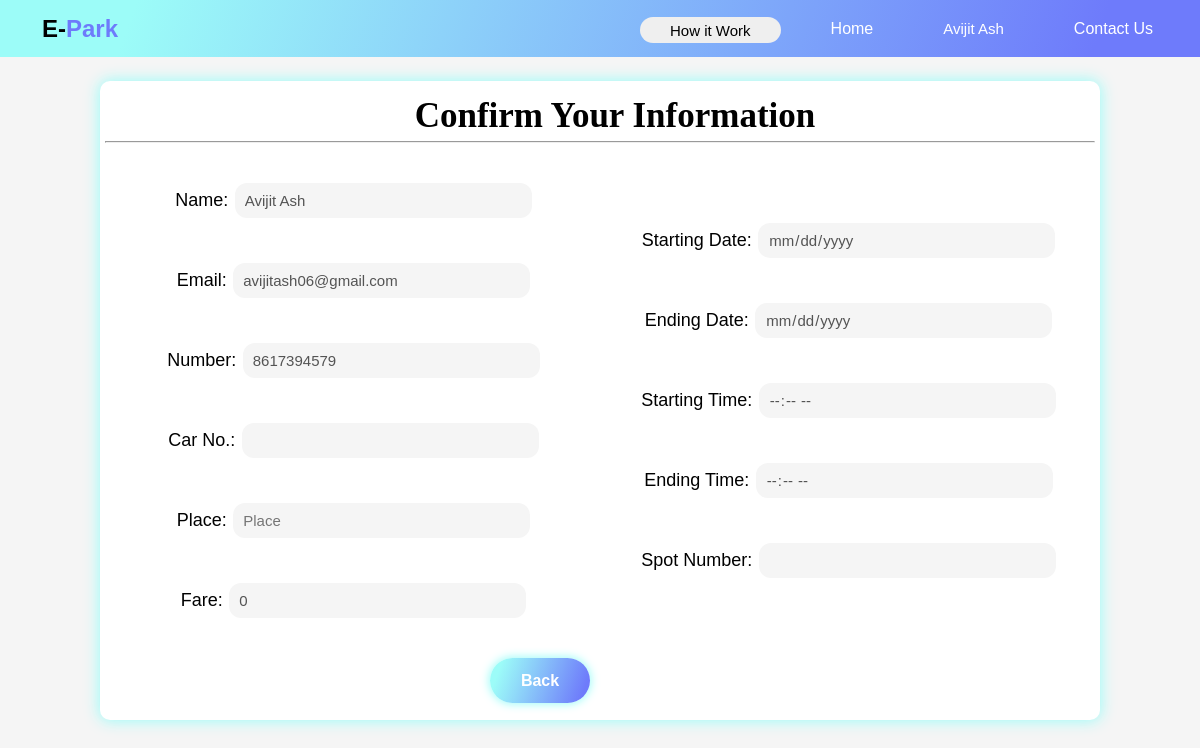
Page /paymentc.php (signed in) on the committed database.
### tables this page shows
CREATE TABLE `user` (
  `userid` int(11) NOT NULL,
  `user` varchar(20) NOT NULL,
  `email` varchar(50) NOT NULL,
  `pass` varchar(10) NOT NULL,
  `ph` varchar(13) NOT NULL,
  `gender` enum('Male','Female','Other') NOT NULL,
  `address` varchar(60) NOT NULL,
  `resettoken` varchar(50) DEFAULT NULL,
  `tokenexpire` date DEFAULT NULL
);

### paymentc.php (the view, shortened to what this page needs)
<?php
include "base.php";
$spotno = $_GET['spotno'];
$dstart = $_SESSION['dstart'];
$dend = $_SESSION['dend'];
$tstart = $_SESSION['tstart'];
$tend = $_SESSION['tend'];
$pid = $_SESSION['pid'];
$id = $_SESSION['id'];
$carid=$_SESSION['carid'];
$sql_car="select * from `car` where `carid`='$carid'";
$val_car=mysqli_fetch_assoc(mysqli_query($con, $sql_car));
$no=$val_car['no'];
$sql_parking = "select * from `parking` where `pid`='$pid'";
$val_parking = mysqli_fetch_assoc(mysqli_query($con, $sql_parking));
$place = $val_parking['pname'];
$fare = $val_parking['fare'];
$t1 = strtotime($dstart . " " . $tstart);
$t2 = strtotime($dend . " " . $tend);
$hour = ($t2 - $t1) / 3600;
$money = intval($hour * $fare);
$sql_user = "select * from `user` where `userid`='$id'";
$val_user = mysqli_fetch_assoc(mysqli_query($con, $sql_user));
$email = $val_user['email'];
$name = $val_user['user'];
$ph = $val_user['ph'];
?>
<!DOCTYPE html>
<html lang="en">
<head>
    <link rel="stylesheet" href="css/back.css?v=<?php echo time(); ?>">
    <link rel="stylesheet" href="CSS/paymentc.css?v=<?php echo time(); ?>">
</head>
<body>
    <?php
    include "navbar.php";
    ?>
    <div class="container">
        <div class="box">
            <h2 id="pch">Confirm Your Information</h2>
            <hr>
            <form class="pconf" method="post" action="#">
                <div class="left">
                    <label for="">Name:</label>
                    <input type="text" name="name" id="name" placeholder="Name" value="<?php echo $name; ?>" required
                        disabled>
                    <br>
                    <label for="">Email:</label>
                    <input type="email" name="email" id="email" placeholder="Email" value="<?php echo $email; ?>"
                        required disabled>
                    <br>
                    <label for="">Number:</label>
                    <input type="number" name="number" id="no" placeholder="Contact Number" value="<?php echo $ph; ?>"
                        required min="0" disabled>
                    <br>
                    <label for="car">Car No.:</label>
                    <input type="text" name="car" id="car" value="<?php echo $no; ?>" disabled >
                    <br>
                    <label for="">Place:</label>
                    <input type="text" name="place" id="place" placeholder="Place" value="<?php echo $place; ?>"
                        required disabled>
                    <br>
                    <label id="fl" for="">Fare:</label>
                    <input type="number" name="fare" id="fare" value="<?php echo $money;
                    ; ?>" required disabled>
                    <br>
                </div>
                <div class="right">
                    <label for="">Starting Date:</label>
                    <input type="date" name="dstart" id="date" value="<?php echo $dstart; ?>" required disabled>
                    <br>
                    <label for="">Ending Date:</label>
                    <input type="date" name="dend" id="date" value="<?php echo $dend; ?>" required disabled>
                    <br>
                    <label for="">Starting Time:</label>
                    <input type="time" name="tstart" id="time" value="<?php echo $tstart; ?>" required disabled>
                    <br>
                    <label for="">Ending Time:</label>
                    <input type="time" name="tend" id="time" value="<?php echo $tend; ?>" required disabled>
                    <br>
                    <label id="fl" for="">Spot Number:</label>
                    <input type="number" name="slot" id="slot" value="<?php echo $spotno; ?>" required disabled>
                </div>
            </form>
            <div class="pcb">
                <form action="" id="bf" method="post">
                    <button id="back" name="back">Back</button>
                </form>
            </div>
        </div>
    </div>
</body>
</html>

### navbar.php (shortened to what this page needs)
<?php
include "base.php";
$pagehome = "index.php";
if (isset($_SESSION['role'])) {
    if ($_SESSION['role'] == 2) {
        $pagehome = "dashboard.php";
    }
}
$check = 0;
if (isset($_SESSION['id'])) {
    $id = $_SESSION['id'];
    $query = "select *  from `user` where `userid`='$id'";
    $run = mysqli_query($con, $query);
    $val = mysqli_fetch_assoc($run);
    $user = $val['user'];
    $check = 1;
}
?>
<!DOCTYPE html>
<html lang="en">
<head>
    <link rel="stylesheet" href="css/navbar.css?v=<?php echo time(); ?>">
</head>
<body>
    <div class="navbar">
        <h2>E-<span>Park</span></h2>
        <ul>
            <li><button id="how" onclick="openpopup()"> How it Work</button></li>
            <li><a href="<?php echo $pagehome; ?>">Home</a></li>
            <li>
                <?php
                if ($check == 0) {
                    ?>
                    <a href="login.php">Login</a>
                    <?php
                } else {
                    ?>
                    <button id="btn">
                        <?php echo $user; ?>
                    </button>
                    <?php
                }
                ?>
            </li>
            <li><a href="contactus.php">Contact Us</a></li>
        </ul>
    </div>
</body>
</html>

### css/back.css (style rules this page uses)
* { padding: 0; margin: 0; font-family: Arial, Helvetica, sans-serif; }
body { background-color: #f5f5f5; }

### css/paymentc.css (style rules this page uses)
* { margin: none; padding: none; }
.container { width: 1000px; height: fit-content; position: absolute; left: 0; right: 0; margin-left: auto; margin-right: auto; margin-top: 2%; background:white; padding: 5px; padding-bottom: 2px; overflow: hidden; border-radius: 10px; box-shadow: 0 0 15px 1px #9cfcf8; }
#pch { text-align: center; margin: 10px 0px 5px 0px; font-size: 35px; font-family: 'Times New Roman', Times, serif; }
.pconf { display: flex; justify-content: center; flex-direction: row; max-width: 9000px; border-radius: 12px; align-items: center; justify-content: center; }
.container #name, #email,#car, #no, #place, #date, #time, #fare, #slot { width: 60%; height: 35px; margin: 40px 0px 5px 0px; outline: none; border: 0; background: #f5f5f5; padding: 5px 10px; font-size: 15px; border-radius: 12px; }
.left { height: 40%; width: 50%; float: left; text-align: center; justify-content: center; align-items: center; }
.right { height: 40%; width: 50%; float: right; text-align: center; justify-content: center; align-items: center; }
a { text-decoration: none; }
label { text-align: left; font-size: 18px; margin: 0px 2px; }
.pcb { display: flex; text-align: center; justify-content: center; align-items: center; margin: 35px auto; margin-bottom: 15px; }
#bf, #cf { margin: 0px 60px; }
#bf #back { height: 45px; width: 100px; display: block; background: linear-gradient(109.6deg, rgba(156,252,248,1) 11.2%, rgba(110,123,251,1) 91.1%); box-shadow: 0 0 10px 1px #9cfcf8; border: 0; outline: none; border-radius: 30px; color: white; font-size: 16px; font-weight: bold; cursor: pointer; }

### css/navbar.css (style rules this page uses)
* { padding: 0; margin: 0; box-sizing: border-box; }
.navbar { background: linear-gradient(109.6deg, rgba(156,252,248,1) 11.2%, rgba(110,123,251,1) 91.1%); height: 57px; width: 100%; display: flex; align-items: center; justify-content: space-between; padding: 0 1%; position: sticky; font-family: Arial, Helvetica, sans-serif; z-index: 2; }
h2 { color: black; padding-left: 30px; }
h2 span { color:#6e7bfb ; }
.navbar ul { list-style: none; display: flex; }
.navbar ul li { padding: 10px 15px; position: relative; }
.navbar ul li a { color: #ffffff; display: block; text-decoration: none; padding: 7px 20px; border-radius: 20px; transition: all 0.3s; }
#btn { font-size: 15px; color: #ffffff; padding: 7px 20px; background: transparent; border: 0; outline: none; border-radius: 20px; transition: all 0.3s; cursor: pointer; }
#how { padding: 5px 30px; height: 26px; border: 0; margin-top: 4px; outline: none; border-radius: 20px; font-size: 15px; cursor: pointer; }

### rows in the picture
user: user "Avijit Ash", name "Avijit Ash", email "avijitash06@gmail.com", number "8617394579"
